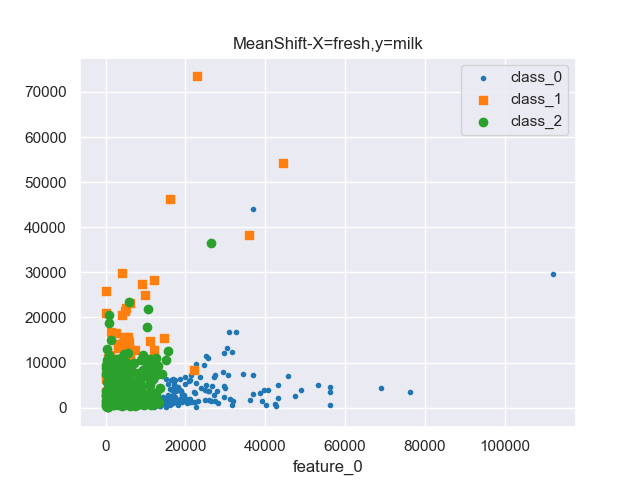

The script that saved this image:
import numpy as np
import pandas as pd
import matplotlib.pyplot as plt
import seaborn as sns

sns.set()

# 准备数据集
data_path = 'data\Wholesale customers data.csv'

"""
每个特征为某种商品的年花费
此处我们对买新鲜产品和牛奶的用户进行划分
然后对比其他两种聚类方法，分析各种算法的优劣
"""

df = pd.read_csv(data_path)
print(df.info())  # 查看数据信息，确保没有错误
dataset = df.values  # 数据加载没有问题
dataset = dataset[:, 2:]  # 本项目只需要后面的6列features即可
col_names = df.columns.tolist()[2:]
print(col_names)


def visual_cluster_effect(cluster, dataset, title, col_id):
    assert isinstance(col_id, list) and len(col_id) == 2, 'col_id must be list type and length must be 2'

    labels = cluster.labels_  # 每一个样本对应的簇群号码
    #     print(labels.shape) # (440,) 440个样本
    markers = ['.', ',', 'o', 'v', '^', '<', '>', '1', '2', '3', '4', '8'
        , 's', 'p', '*', 'h', 'H', '+', 'x', 'D', 'd', '|']
    colors = ['tab:blue', 'tab:orange', 'tab:green', 'tab:red', 'tab:purple',
              'tab:brown', 'tab:pink', 'tab:gray', 'tab:olive', 'tab:cyan']

    # 将数据集绘制到图表中
    plt.figure()
    for class_id in set(labels):
        one_class = dataset[class_id == labels]
        print('label: {}, smaple_num: {}'.format(class_id, len(one_class)))
        plt.scatter(one_class[:, 0], one_class[:, 1], marker=markers[class_id % len(markers)],
                    c=colors[class_id % len(colors)], label='class_' + str(class_id))
    plt.legend()

    # 将中心点绘制到图中
    plt.title(title)
    plt.xlabel('feature_0')
    plt.savefig('agglomerative.png')
    plt.ylabel('feature_1')

    plt.show()


from sklearn.cluster import AgglomerativeClustering

agg = AgglomerativeClustering(n_clusters=3)
agg.fit(dataset)  # 使用层次聚类模型，并进行训练
labels = agg.labels_
cluster_num = len(np.unique(labels))  # 生成聚类标签

# 下面打印出簇群种类
print('Number of Clusters: {}'.format(cluster_num))
print('\t'.join([col_name[:5] for col_name in col_names]))
visual_cluster_effect(agg, dataset, 'MeanShift-X=fresh,y=milk', [0, 1])  # X=fresh， y=milk

# 使用轮廓系数评估模型的优劣
from sklearn.metrics import silhouette_score

si_score = silhouette_score(dataset, agg.labels_,
                            metric='euclidean', sample_size=len(dataset))
print('si_score: {:.4f}'.format(si_score))
